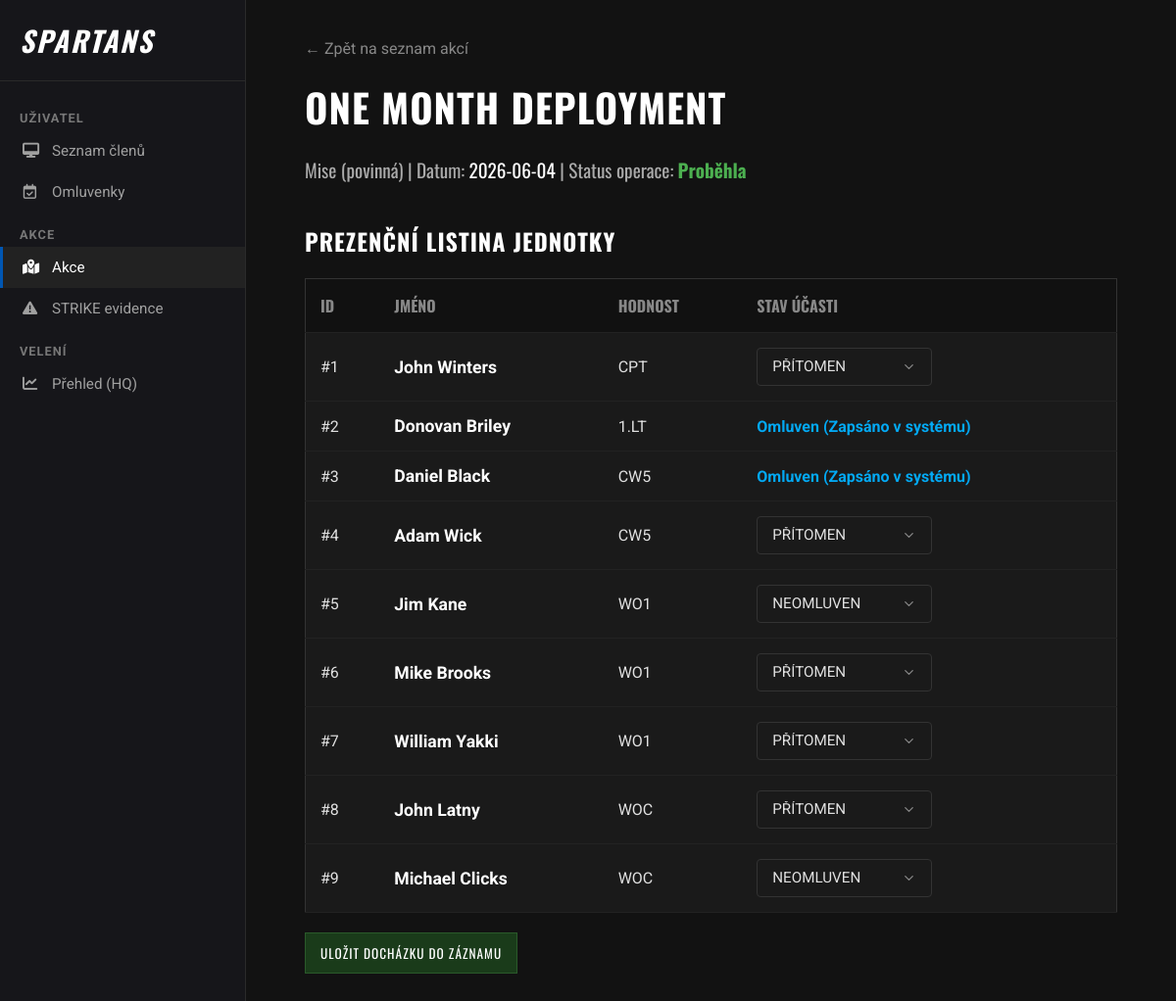
/akce/4, run on the app's committed database.
### app.py (models this page shows)
class Akce(db.Model):
    id = db.Column(db.Integer, primary_key=True)
    nazev = db.Column(db.String(100), nullable=False)
    datum = db.Column(db.Date, nullable=False)
    typ_id = db.Column(db.Integer, db.ForeignKey('typ_akce.id'), nullable=False)
    probehla = db.Column(db.Boolean, default=False)

class TypAkce(db.Model):
    id = db.Column(db.Integer, primary_key=True)
    nazev = db.Column(db.String(50), nullable=False)
    vsechny_akce = db.relationship('Akce', backref='typ_akce')

class Clen(db.Model):
    id = db.Column(db.Integer, primary_key=True)
    jmeno = db.Column(db.String(50), nullable=False)
    hodnost_id = db.Column(db.Integer, db.ForeignKey('hodnost.id'), nullable=False)
    hodnost = db.relationship('Hodnost')

class Hodnost(db.Model):
    id = db.Column(db.Integer, primary_key=True)
    nazev = db.Column(db.String(50), nullable=False)

### app.py (the view, shortened to what this page needs)
@app.route('/akce/<int:akce_id>', methods=['GET', 'POST'])
def detail_akce(akce_id):
    akce = Akce.query.get_or_404(akce_id)
    vsechni_clenove = Clen.query.all()
    for clen in vsechni_clenove:
        ucast = Ucast.query.filter_by(akce_id=akce.id, clen_id=clen.id).first()
        ma_omluvenku = Omluvenka.query.filter(
            Omluvenka.clen_id == clen.id,
            Omluvenka.datum_od <= akce.datum,
            Omluvenka.datum_do >= akce.datum
        ).first()
        if not ucast:
            novy_stav = 'Omluven' if ma_omluvenku else 'Nezadáno'
            ucast = Ucast(akce_id=akce.id, clen_id=clen.id, stav=novy_stav)
            db.session.add(ucast)
        else:
            if not akce.probehla:
                if ma_omluvenku and ucast.stav == 'Nezadáno':
                    ucast.stav = 'Omluven'
                elif not ma_omluvenku and ucast.stav == 'Omluven':
                    ucast.stav = 'Nezadáno'
    db.session.commit()
    ucasti = Ucast.query.filter_by(akce_id=akce.id).all()
    ucast_dict = {u.clen_id: u.stav for u in ucasti}
    return render_template('detail_akce.html', akce=akce, clenove=vsechni_clenove, ucast_dict=ucast_dict)

### templates/detail_akce.html (shortened to what this page needs)
<!DOCTYPE html>
<html lang="cs">
<head>
    <link rel="stylesheet" href="https://cdnjs.cloudflare.com/ajax/libs/font-awesome/6.4.0/css/all.min.css">
    <link rel="stylesheet" href="{{ url_for('static', filename='akce.css') }}">
</head>
<body>
    <div class="sidebar">
      <div class="sidebar-brand">
        <i> SPARTANS</i>
      </div>
      <div class="sidebar-category">Uživatel</div>
      <div class="sidebar-nav">
        <a href="/"
          ><i class="fa-solid fa-desktop"></i> Seznam členů</a
        >
        <a href="/omluvenky"
          ><i class="fa-regular fa-calendar-check"></i> Omluvenky</a
        >
      </div>
      <div class="sidebar-category">Akce</div>
      <div class="sidebar-nav">
        <a href="/akce" class="active"><i class="fa-solid fa-map-location-dot"></i> Akce </a>
        <a href="/strike"><i class="fa-solid fa-triangle-exclamation"></i> STRIKE evidence</a>
      </div>
      <div class="sidebar-category">Velení</div>
      <div class="sidebar-nav">
          <a href="/dashboard"><i class="fa-solid fa-chart-line"></i> Přehled (HQ)</a>
      </div>
    </div>
    <div class="main-content">
        <div class="container" style="display: block;">
            <a href="/akce" style="color: #888; text-decoration: none; margin-bottom: 20px; display: inline-block;">← Zpět na seznam akcí</a>
           <h1>{{ akce.nazev }}</h1>
            <div style="font-size: 1.2rem; color: #aaa; margin-bottom: 40px; font-family: 'Oswald', sans-serif;">
                {{ akce.typ_akce.nazev }} |
                Datum: <span style="color: #fff;">{{ akce.datum }}</span> |
                Status operace:
                <span class="{% if not akce.probehla %}status-neprobehla{% else %}status-probehla{% endif %}">
                    {% if not akce.probehla %}Neproběhla{% else %}Proběhla{% endif %}
                </span>
            </div>
            <h2>Prezenční listina jednotky</h2>
            <form action="/akce/{{ akce.id }}" method="POST">
                <table>
                    <tr>
                        <th>ID</th>
                        <th>Jméno</th>
                        <th>Hodnost</th>
                        <th>Stav účasti</th>
                    </tr>
                    {% for clen in clenove %}
                    <tr>
                        <td class="cell-id">#{{ clen.id }}</td>
                        <td class="cell-name">{{ clen.jmeno }}</td>
                        <td class="cell-rank">{{ clen.hodnost.nazev }}</td>
                        <td>
                            {% set aktualni_stav = ucast_dict.get(clen.id, 'Nezadáno') %}
                            {% if aktualni_stav == 'Omluven' %}
                                <span style="color: #03a9f4; font-weight: bold;"> Omluven (Zapsáno v systému)</span>
                            {% else %}
                                <select name="stav_{{ clen.id }}" >
                                    <option value="Přítomen" {% if aktualni_stav == 'Přítomen' %}selected{% endif %}>PŘÍTOMEN</option>
                                    <option value="AWOL" {% if aktualni_stav == 'AWOL' %}selected{% endif %}>NEOMLUVEN</option>
                                </select>
                            {% endif %}
                        </td>
                    </tr>
                    {% endfor %}
                </table>
                <div style="margin-top: 20px;">
                    <button type="submit" style="background-color: #1a3b1a; border-color: #2a5a2a;">Uložit docházku do záznamu</button>
                </div>
            </form>
        </div>
    </div>
</body>
</html>

### static/akce.css (style rules this page uses)
body { background-color: #121212; color: #e0e0e0; font-family: 'Roboto', sans-serif; margin: 0; padding: 0; display: flex; min-height: 100vh; }
.sidebar { width: 250px; background-color: #16161a; border-right: 1px solid #2a2a2a; display: flex; flex-direction: column; padding-top: 20px; flex-shrink: 0; }
.sidebar-brand { color: #fff; font-family: 'Oswald', sans-serif; font-size: 1.8rem; font-weight: bold; letter-spacing: 2px; padding: 0 20px 20px 20px; border-bottom: 1px solid #2a2a2a; margin-bottom: 15px; display: flex; align-items: center; gap: 10px; }
.sidebar-category { color: #777; font-size: 0.8rem; text-transform: uppercase; font-weight: bold; margin: 15px 20px 5px 20px; letter-spacing: 1px; }
.sidebar-nav { display: flex; flex-direction: column; }
.sidebar-nav a { color: #a0a0a0; text-decoration: none; padding: 12px 20px; display: flex; align-items: center; gap: 15px; font-size: 0.95rem; transition: all 0.2s; border-left: 3px solid transparent; }
.sidebar-nav a.active { background-color: #222; color: #fff; border-left-color: #0056b3; }
.sidebar-nav a i { width: 15px; text-align: center; }
.main-content { flex: 1; padding: 40px; background-color: #121212; box-sizing: border-box; }
.container { max-width: 1200px; margin: 0 auto; padding: 0 20px; }
h1, h2 { font-family: 'Oswald', sans-serif; text-transform: uppercase; color: #ffffff; letter-spacing: 1px; }
h1 { font-size: 2.5rem; margin-top: 0; margin-bottom: 20px; }
h2 { font-size: 1.5rem; margin-top: 0; margin-bottom: 20px; }
input, select, button { background-color: #222; color: #fff; border: 1px solid #444; padding: 10px 15px; font-family: 'Roboto', sans-serif; }
button { background-color: #3b0000; border: 1px solid #5a0000; cursor: pointer; font-family: 'Oswald', sans-serif; text-transform: uppercase; letter-spacing: 1px; transition: background 0.2s; }
table { width: 100%; border-collapse: collapse; background-color: #1a1a1a; border: 1px solid #333; margin-top: 10px; }
th, td { padding: 15px; text-align: left; border-bottom: 1px solid #222; }
th { background-color: #111; font-family: 'Oswald', sans-serif; color: #888; text-transform: uppercase; }
.cell-name { font-weight: bold; color: #fff; font-size: 1.1rem; }
.status-probehla { font-weight: bold; color: #4caf50; }
select { appearance: none; -webkit-appearance: none; -moz-appearance: none; background-color: #1a1a1a; color: #e0e0e0; border: 1px solid #333; border-radius: 4px; padding: 10px 40px 10px 15px; font-family: 'Roboto', sans-serif; font-size: 0.95rem; cursor: pointer; box-sizing: border-box; transition: all 0.3s ease; background-repeat: no-repeat; background-position: right 15px center; background-size: 15px; }
select option { background-color: #1a1a1a; color: #e0e0e0; padding: 10px; }

### data on the page
Akce: nazev "ONE MONTH DEPLOYMENT", datum "2026-06-04"
TypAkce: typ_akce.nazev "Mise (povinná)"
Clen: id "1", jmeno "John Winters", hodnost.nazev "CPT", id "PŘÍTOMEN"
Clen: id "2", jmeno "Donovan Briley", hodnost.nazev "1.LT"
Clen: id "3", jmeno "Daniel Black", hodnost.nazev "CW5"
Clen: id "4", jmeno "Adam Wick", hodnost.nazev "CW5", id "PŘÍTOMEN"
Clen: id "5", jmeno "Jim Kane", hodnost.nazev "WO1", id "NEOMLUVEN"
Clen: id "6", jmeno "Mike Brooks", hodnost.nazev "WO1", id "PŘÍTOMEN"
Clen: id "7", jmeno "William Yakki", hodnost.nazev "WO1", id "PŘÍTOMEN"
Clen: id "8", jmeno "John Latny", hodnost.nazev "WOC", id "PŘÍTOMEN"
Clen: id "9", jmeno "Michael Clicks", hodnost.nazev "WOC", id "NEOMLUVEN"
